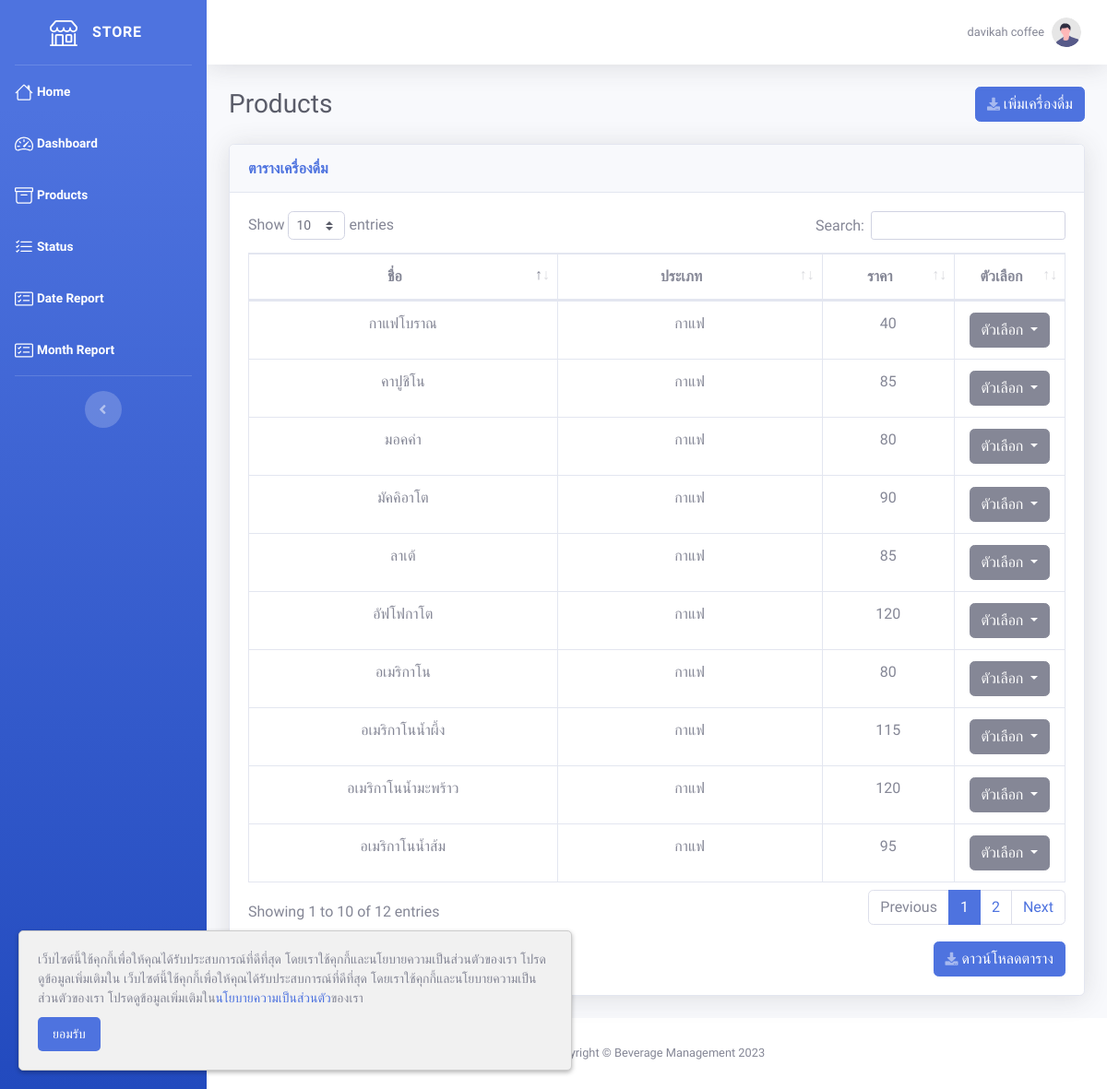
The app's page /product.php (signed in) with its own data.
### tables this page shows
CREATE TABLE `user` (
  `user_id` int(10) NOT NULL,
  `email` varchar(255) NOT NULL,
  `password` varchar(255) NOT NULL,
  `password_view` varchar(255) NOT NULL,
  `status` tinyint(1) NOT NULL COMMENT '0=disable\r\n1=enable',
  `agree` tinyint(1) NOT NULL,
  `firstname` varchar(255) NOT NULL,
  `lastname` varchar(255) NOT NULL,
  `id_number` varchar(13) NOT NULL,
  `phone` varchar(10) NOT NULL,
  `line` varchar(255) NOT NULL,
  `address` text NOT NULL,
  `store` varchar(255) NOT NULL,
  `description` text NOT NULL,
  `img_path` text NOT NULL
);

CREATE TABLE `product` (
  `product_id` int(10) NOT NULL,
  `type_id` int(10) NOT NULL,
  `user_id` int(10) NOT NULL,
  `name` varchar(255) DEFAULT NULL,
  `description` text NOT NULL,
  `price` float NOT NULL,
  `img_path` text NOT NULL,
  `status` tinyint(1) NOT NULL DEFAULT 1
);

CREATE TABLE `type` (
  `type_id` int(10) NOT NULL,
  `type` varchar(255) NOT NULL
);

### product.php (the view, shortened to what this page needs)
<!DOCTYPE html>
<html lang="en">
<?php
require 'include/connect.php';
include 'include/header.php';
$user_id = $_SESSION['user_id'];
$product_data = $connect->prepare("SELECT * FROM product INNER JOIN type ON product.type_id = type.type_id WHERE user_id = '$user_id' AND product.status = 1");
$product_data->execute();
$row_product = $product_data->fetchAll(PDO::FETCH_ASSOC);
?>
<body id="page-top">
    <div id="wrapper">
        <?php include 'include/sidebar.php'; ?>
        <div id="content-wrapper" class="d-flex flex-column">
            <div id="content">
                <?php include 'include/topbar.php'; ?>
                <div class="container-fluid">
                    <div class="d-sm-flex align-items-center justify-content-between mb-4">
                        <h1 class="h3 mb-0 text-gray-800">Products</h1>
                        <button type="button" class="btn btn-primary" data-toggle="modal" data-target="#insert_product">
                            <i class="fas fa-download fa-sm text-white-50"></i> เพิ่มเครื่องดื่ม
                        </button>
                    </div>
                    <div class="card shadow mb-4">
                        <div class="card-header py-3">
                            <h6 class="m-0 font-weight-bold text-primary">ตารางเครื่องดื่ม</h6>
                        </div>
                        <div class="card-body">
                            <div class="table-responsive">
                                <table class="table table-bordered" id="dataTable" width="100%" cellspacing="0">
                                    <thead>
                                        <tr>
                                            <th width="35%" class="text-center">ชื่อ</th>
                                            <th width="30%" class="text-center">ประเภท</th>
                                            <th width="15%" class="text-center">ราคา</th>
                                            <th width="10%" class="text-center">ตัวเลือก</th>
                                        </tr>
                                    </thead>
                                    <tbody>
                                        <?php
                                        foreach ($row_product as $row) {
                                        ?>
                                            <tr>
                                                <td class="text-center"><?= $row['name'] ?></td>
                                                <td class="text-center"><?= $row['type'] ?></td>
                                                <td class="text-center"><?= $row['price'] ?></td>
                                                <td class="text-center">
                                                    <div class="dropdown">
                                                        <button class="btn btn-secondary dropdown-toggle" type="button" data-toggle="dropdown" aria-expanded="false">
                                                            ตัวเลือก
                                                        </button>
                                                    </div>
                                                </td>
                                            </tr>
                                        <?php } ?>
                                    </tbody>
                                </table>
                            </div>
                            <button id="download_link" onClick="javascript:ExcelReport();" class="btn btn-primary float-right mt-3">
                                <i class="fas fa-download fa-sm text-white-50"></i> ดาวน์โหลดตาราง
                            </button>
                        </div>
                    </div>
                </div>
            </div>
            <?php include 'include/footer.php'; ?>
        </div>
    </div>
</body>
</html>

### include/topbar.php (shortened to what this page needs)
<?php
if (isset($_SESSION['user_id'])) {
    $user_id = $_SESSION['user_id'];
    $profile = $connect->prepare("SELECT * FROM user WHERE user_id = :user_id");
    $profile->bindParam(":user_id", $user_id);
    $profile->execute();
    $row_profile = $profile->fetch(PDO::FETCH_ASSOC);
} else {
    $admin_id = $_SESSION['admin_id'];
    $profile = $connect->prepare("SELECT * FROM admin WHERE admin_id = :admin_id");
    $profile->bindParam(":admin_id", $admin_id);
    $profile->execute();
    $row_profile = $profile->fetch(PDO::FETCH_ASSOC);
}
?>
<nav class="navbar navbar-expand navbar-light bg-white topbar mb-4 static-top shadow">
    <ul class="navbar-nav ml-auto">
        <li class="nav-item dropdown no-arrow">
            <a class="nav-link dropdown-toggle" href="#" id="userDropdown" role="button" data-toggle="dropdown" aria-haspopup="true" aria-expanded="false">
                <span class="mr-2 d-none d-lg-inline text-gray-600 small"><?= isset($_SESSION['user_id']) ? $row_profile['store'] : $row_profile['firstname'] . ' ' . $row_profile['lastname'] ?></span>
                <img class="img-profile rounded-circle" src="<?= isset($_SESSION['admin_id']) ? '../img/undraw_profile.svg' : 'img/undraw_profile.svg' ?>">
            </a>
        </li>
    </ul>
</nav>

### include/header.php (style rules this page uses)
body { font-family: 'Kanit', sans-serif; }

### records on screen
user: store "davikah coffee"
product: name "อเมริกาโน", type.type "กาแฟ", price "80"
product: name "มอคค่า", type.type "กาแฟ", price "80"
product: name "ลาเต้", type.type "กาแฟ", price "85"
product: name "คาปูชิโน", type.type "กาแฟ", price "85"
product: name "มัคคิอาโต", type.type "กาแฟ", price "90"
product: name "กาแฟโบราณ", type.type "กาแฟ", price "40"
product: name "อัฟโฟกาโต", type.type "กาแฟ", price "120"
product: name "อเมริกาโนน้ำส้ม", type.type "กาแฟ", price "95"
product: name "อเมริกาโนน้ำผึ้ง", type.type "กาแฟ", price "115"
product: name "อเมริกาโนน้ำมะพร้าว", type.type "กาแฟ", price "120"
